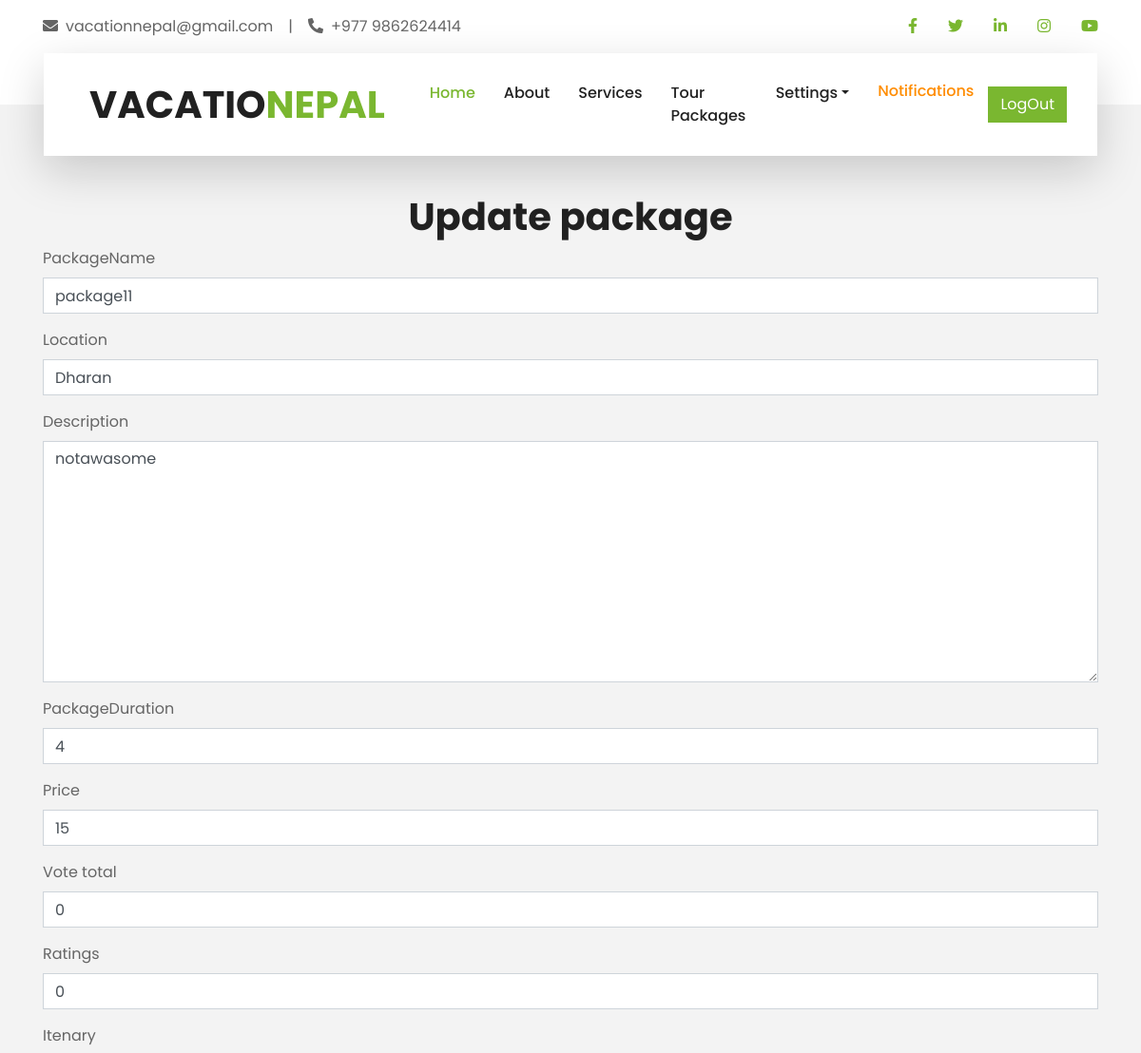
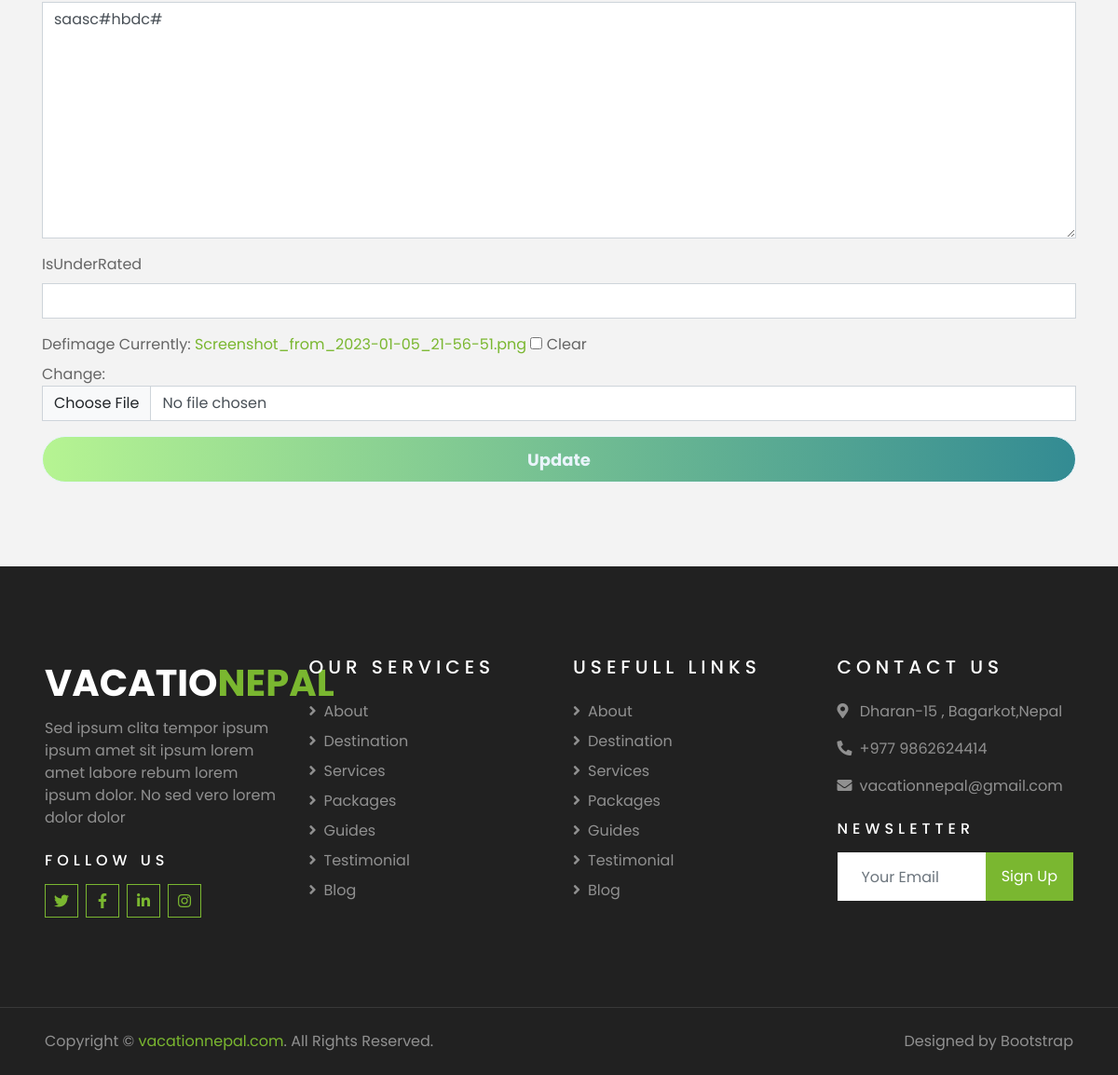
The page /home/updatePackage/f572a7db-6bc6-4374-8fbe-0f09c739ca9b/ (signed in) on the database its author committed (2 pictures, top to bottom).
### packages/models.py (models this page shows, shortened)
class Packages(models.Model):
    packageName= models.CharField(max_length=100)
    location =models.CharField(max_length=100,null=True,blank=True)
    id=models.UUIDField(default=uuid.uuid4,unique=True,primary_key=True,editable=False)
    description= models.TextField(max_length=2000,null=True,blank=True)
    packageDuration= models.IntegerField(null=True, blank=True)
    created = models.DateTimeField(auto_now_add=True)
    price = models.IntegerField(null=True, blank = True)
    vote_total= models.IntegerField(default=0, null=True,blank=True)
    ratings= models.IntegerField(default=0, null=True,blank=True)
    itenary=models.TextField(max_length=1000,null=True,blank=True)
    isUnderRated= models.BooleanField(default=False)
    defimage= models.ImageField(null=True,blank=True,default='default.jpg')

### packages/views.py (the view)
# urls.py: path('updatePackage/<str:pk>/',views.updatePackage,name ='updatePackage'),
@user_passes_test(lambda u: u.is_superuser)
def updatePackage(request,pk):
    package= Packages.objects.get(id=pk)
    form = Packageform(instance=package)
    if request.method=='POST':
        form = Packageform(request.POST,request.FILES,instance=package)
        if form.is_valid():
            form.save()
            return redirect('packages')
    context={'form':form}
    return render(request,'packages/updatePackage.html',context)

### packages/forms.py
class Packageform(forms.ModelForm):
    class Meta:
        model=Packages
        fields = "__all__"
    def __init__(self, *args, **kwargs):
        super(Packageform, self).__init__(*args, **kwargs)
        for name, field in self.fields.items():
            field.widget.attrs.update({'class': 'form-control'})

### packages/templates/packages/updatePackage.html (shortened to what this page needs)
{%extends 'main.html'%}
{%block content%}
<h1 style="text-align: center; margin-top: 5vh;">Update  package</h1>
<div class="container">
<form action="" enctype="multipart/form-data" id="form" method="post">
{% for field in form %}
<div class="form-group">
    <label for="formInput#text">{{field.label}}</label>
    {{field}}
</div>
{% endfor %}
<input type="submit" class="btn btn-primary" value="Update">
</form>
</div>
{%endblock%}

### static/css/login_style.css (style rules this page uses)
* { margin: 0; padding: 0; box-sizing: border-box; font-family: "Poppins", sans-serif; }
body { margin: 0; padding: 0; height: 95vh; }
input[type="submit"] { width: 100%; height: 50px; border: 1px solid; background: linear-gradient(to right, rgb(182, 244, 146), rgb(51, 139, 147)); border-radius: 25px; font-size: 18px; color: #e9f4fb; font-weight: 700; cursor: pointer; outline: none; }

### rows shown on the page
Packages: form "package11" "Dharan" "notawasome" "4" "15" "0" "0" "saasc#hbdc#"

### other values the page prints
{{ field.label }} "PackageName" "Location" "Description" "PackageDuration" "Price" "Vote total" "Ratings" "Itenary" "IsUnderRated" "Defimage"
